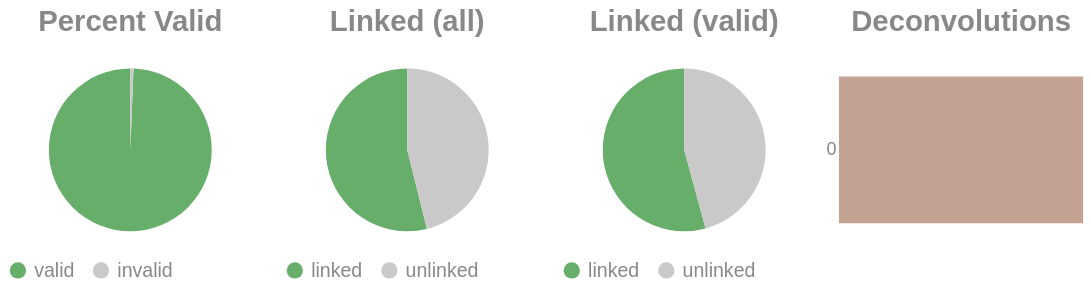

Here is the notebook cell this chart was saved with:
### Code cell
if SKIPLR:
    pass
else:
    clash = Counter()
    for i in valids['molecule'].to_list():
        _mol = i.split("-")
        if len(_mol) == 1:
            clash.update('0')
        else:
            clash.update(_mol[-1])

    _d = {"deconvolutions": [], 'count': []}
    for k,v in clash.items():
        _d['deconvolutions'].append(k)
        _d['count'].append(v)

    tot_valid = valids['reads'].sum()
    mask = valids['reads'] >= 2
    n_linked_reads = valids.filter(mask)['reads'].sum()
    if n_linked_reads == 0:
        print_html("No linked molecules (>=2 reads) were detected; skipping linked-only distributions.")
        SKIPLR = True
    else:
        perc_valid = round(tot_valid / n_reads, 4)
        linked_perc_abs = round(n_linked_reads / n_reads, 4)
        linked_perc = round(n_linked_reads / tot_valid, 4)

    _valid = pl.DataFrame({"valids": ['valid', 'invalid'], "count": [tot_valid, n_reads - tot_valid]})
    _linked_abs = pl.DataFrame({"linked (absolute)": ['linked', 'unlinked'], "count": [n_linked_reads, n_reads - n_linked_reads]})
    _linked_rel = pl.DataFrame({"linked (valids)": ['linked', 'unlinked'], "count": [n_linked_reads, tot_valid - n_linked_reads]})

    (
        alt.hconcat(
            piechart(_valid, goodval = 'valid', title = "Percent Valid"),
            piechart(_linked_abs, goodval = "linked", title =  "Linked (all)"),
            piechart(_linked_rel, goodval = "linked", title =  "Linked (valid)"),
            convolutionbar(pl.DataFrame(_d), title = "Deconvolutions"),
            center = True,
            bounds = 'flush'
        )
        .resolve_scale(color='independent')
        .resolve_legend('independent')
        .properties(usermeta={'embedOptions': {"actions": False}})
    ).display()

### Figure 1 — Vega-Lite specification as saved in the notebook (floating-point values rounded to 4 significant figures)
{"width": "container", "height": 400, "config": {"title": {"anchor": "start", "dy": -15, "fontSize": 18, "color": "#888888", "subtitleColor": "#888888", "subtitleFontSize": 14}, "arc": {"fill": "#0072B2"}, "axis": {"domainColor": "#888888", "domainWidth": 0.5, "gridWidth": 0.2, "grid": false, "titleFontWeight": 400, "titleFontSize": 15, "labelFontSize": 11, "labelColor": "#888888", "tickColor": "#888888", "tickWidth": 0.2, "titleColor": "#888888"}, "axisBand": {"grid": false}, "axisX": {"grid": true, "tickSize": 10, "domainCap": "round"}, "axisY": {"domain": false, "grid": true, "tickSize": 0, "domainCap": "round"}, "background": "transparent", "header": {"labelFontSize": 15, "labelColor": "#888888", "titleFontSize": 15, "titleFontWeight": 600, "titleColor": "#888888"}, "legend": {"labelFont": "sans-serif", "labelFontSize": 12, "labelColor": "#888888", "symbolSize": 100, "symbolType": "circle", "titleFontSize": 12, "titlePadding": 10, "titleColor": "#888888", "title": null}, "range": {"category": ["#E69F00", "#56B4E9", "#009E73", "#F0E442", "#0072B2", "#D55E00", "#CC79A7", "#000000"], "diverging": ["#cfe8f3", "#a2d4ec", "#73bfe2", "#46abdb", "#1696d2", "#12719e"]}, "area": {"fill": "#0072B2", "fillOpacity": 0.7, "line": true, "strokeOpacity": 0.7}, "line": {"color": "#0072B2", "stroke": "#0072B2", "strokeWidth": 2}, "trail": {"color": "#0072B2", "stroke": "#0072B2", "strokeWidth": 0, "size": 1}, "point": {"filled": true, "fillOpacity": 1.0, "size": 95}, "text": {"color": "#888888", "fontSize": 11, "align": "right", "fontWeight": 400, "size": 11}, "bar": {"fill": "#0072B2", "stroke": null}, "view": {"stroke": null, "continuousWidth": 660, "continuousHeight": 400}}, "hconcat": [{"data": {"name": "data-d38fc063ea7e360e9f2c66b1c419cf37"}, "mark": {"type": "arc"}, "encoding": {"color": {"field": "valids", "legend": {"orient": "bottom", "title": null}, "scale": {"domain": ["valid", "invalid"], "range": ["#68ae6b", "#C9C9C9"]}, "title": "Valids", "type": "nominal"}, "theta": {"field": "count", "type": "quantitative"}, "tooltip": [{"field": "valids", "title": "Valids", "type": "ordinal"}, {"field": "percent", "format": ".2%", "title": "Percent", "type": "quantitative"}, {"field": "count", "title": "Count", "type": "quantitative"}]}, "height": 100, "title": {"text": "Percent Valid", "align": "center", "anchor": "middle"}, "transform": [{"calculate": "datum.count / 26016087", "as": "percent"}], "width": 150}, {"data": {"name": "data-45ff2185833b2ae878658a87fb61f5e1"}, "mark": {"type": "arc"}, "encoding": {"color": {"field": "linked (absolute)", "legend": {"orient": "bottom", "title": null}, "scale": {"domain": ["linked", "unlinked"], "range": ["#68ae6b", "#C9C9C9"]}, "title": "Linked (Absolute)", "type": "nominal"}, "theta": {"field": "count", "type": "quantitative"}, "tooltip": [{"field": "linked (absolute)", "title": "Linked (Absolute)", "type": "ordinal"}, {"field": "percent", "format": ".2%", "title": "Percent", "type": "quantitative"}, {"field": "count", "title": "Count", "type": "quantitative"}]}, "height": 100, "title": {"text": "Linked (all)", "align": "center", "anchor": "middle"}, "transform": [{"calculate": "datum.count / 26016087", "as": "percent"}], "width": 150}, {"data": {"name": "data-6da75e86e0b067eb2c1712e042852070"}, "mark": {"type": "arc"}, "encoding": {"color": {"field": "linked (valids)", "legend": {"orient": "bottom", "title": null}, "scale": {"domain": ["linked", "unlinked"], "range": ["#68ae6b", "#C9C9C9"]}, "title": "Linked (Valids)", "type": "nominal"}, "theta": {"field": "count", "type": "quantitative"}, "tooltip": [{"field": "linked (valids)", "title": "Linked (Valids)", "type": "ordinal"}, {"field": "percent", "format": ".2%", "title": "Percent", "type": "quantitative"}, {"field": "count", "title": "Count", "type": "quantitative"}]}, "height": 100, "title": {"text": "Linked (valid)", "align": "center", "anchor": "middle"}, "transform": [{"calculate": "datum.count / 25853803", "as": "percent"}], "width": 150}, {"data": {"name": "data-a325272b702beea35e326c2a37927722"}, "mark": {"type": "bar"}, "encoding": {"color": {"field": "deconvolutions", "legend": null, "scale": {"scheme": "lightgreyred"}, "type": "nominal"}, "tooltip": [{"field": "deconvolutions", "title": "Deconvolutions", "type": "ordinal"}, {"field": "percent", "format": ".2%", "title": "Percent", "type": "quantitative"}, {"field": "count", "title": "Count", "type": "quantitative"}], "x": {"axis": null, "field": "count", "type": "quantitative"}, "y": {"field": "deconvolutions", "sort": "ascending", "title": null, "type": "nominal"}}, "height": 100, "title": {"text": "Deconvolutions", "align": "center", "anchor": "middle"}, "transform": [{"calculate": "datum.count / 15990083", "as": "percent"}], "width": 150}], "bounds": "flush", "center": true, "resolve": {"legend": {"angle": "independent"}, "scale": {"color": "independent"}}, "usermeta": {"embedOptions": {"actions": false}}, "$schema": "https://vega.github.io/schema/vega-lite/v6.1.0.json", "datasets": {"data-d38fc063ea7e360e9f2c66b1c419cf37": [{"valids": "valid", "count": 25853803}, {"valids": "invalid", "count": 162284}], "data-45ff2185833b2ae878658a87fb61f5e1": [{"linked (absolute)": "linked", "count": 14019100}, {"linked (absolute)": "unlinked", "count": 11996987}], "data-6da75e86e0b067eb2c1712e042852070": [{"linked (valids)": "linked", "count": 14019100}, {"linked (valids)": "unlinked", "count": 11834703}], "data-a325272b702beea35e326c2a37927722": [{"deconvolutions": "0", "count": 15990083}]}}
